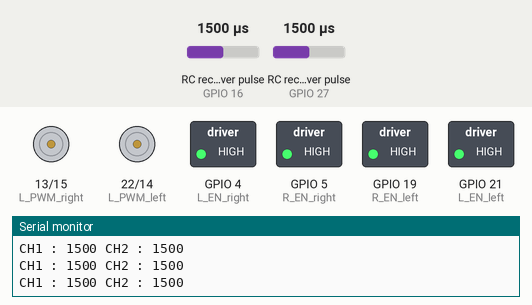
Bench run of a program on a simulated ESP32. On the bench: motor-driver pin pairs drawn as motors (green arrow = first pin HIGH = forward, orange = second pin HIGH = backward, longer = more drive), switched loads named in the program (green lamp = pin HIGH), the last lines printed to the serial monitor. Wiring (inferred from the names in the program): 2 × RC receiver channel: data GPIO 16 / data GPIO 27. Inputs (shaded band) come from the test bench; at power-on: RC receiver pulse (sensors on GPIO 16, GPIO 27) 1500 µs.

Above: at 1.2 s.
1.3 s: RC receiver pulse (sensor on GPIO 16) set to 1020 µs
At 2.1 s:
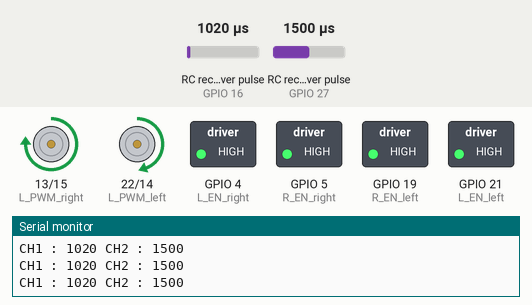
2.8 s: RC receiver pulse (sensor on GPIO 27) set to 1020 µs
At 3.8 s:
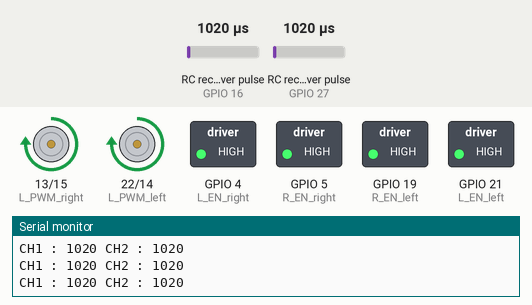
4.3 s: RC receiver pulse (sensor on GPIO 16) set to 1250 µs
At 5.3 s:
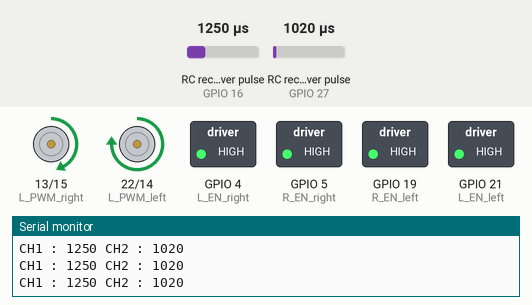
5.8 s: RC receiver pulse (sensor on GPIO 27) set to 1250 µs
At 6.7 s:
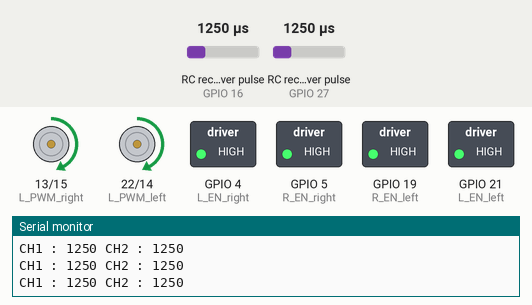
7.3 s: RC receiver pulse (sensor on GPIO 16) set to 1750 µs
At 8.5 s:
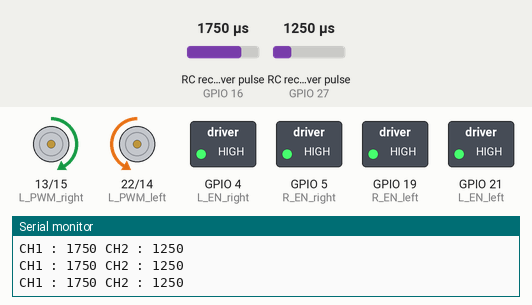
8.8 s: RC receiver pulse (sensor on GPIO 27) set to 1435 µs
10.3 s: RC receiver pulse (sensor on GPIO 27) set to 1468 µs
At 11.7 s:
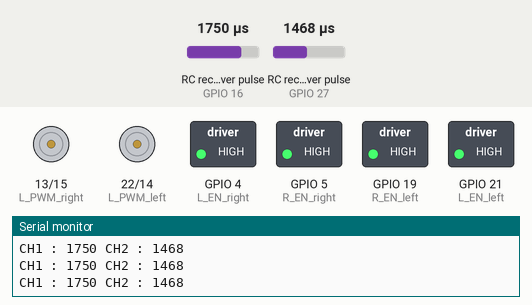
Timing chart, 0 to 12.8 s (numbered marks = the images above; inputs shaded):
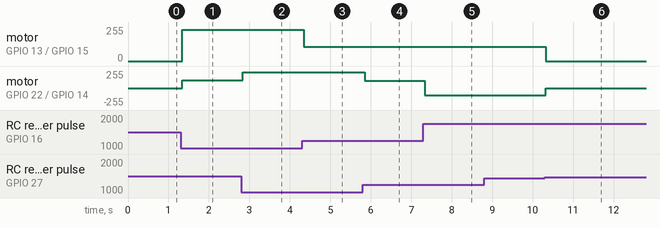

Measured:
- the behaviour switches between 1449 and 1450 µs on RC receiver pulse (sensor on GPIO 27) (found by bisection; images 5 and 6)
- after the input at 1.3 s, motor on GPIO 13 (L_PWM_right) / GPIO 15 (R_PWM_right): stopped → forward 233/255 after 0.05 s; motor on GPIO 22 (L_PWM_left) / GPIO 14 (R_PWM_left): stopped → forward 116/255 after 0.05 s
- after the input at 2.8 s, motor on GPIO 22 (L_PWM_left) / GPIO 14 (R_PWM_left): forward 116/255 → forward 233/255 at once
- after the input at 4.3 s, motor on GPIO 13 (L_PWM_right) / GPIO 15 (R_PWM_right): forward 233/255 → forward 108/255 at once
- after the input at 5.8 s, motor on GPIO 22 (L_PWM_left) / GPIO 14 (R_PWM_left): forward 233/255 → forward 108/255 after 0.05 s
- after the input at 7.3 s, motor on GPIO 13 (L_PWM_right) / GPIO 15 (R_PWM_right): forward 108/255 → forward 106/255 at once; motor on GPIO 22 (L_PWM_left) / GPIO 14 (R_PWM_left): forward 108/255 → backward 106/255 at once
- after the input at 10.3 s, motor on GPIO 13 (L_PWM_right) / GPIO 15 (R_PWM_right): forward 106/255 → stopped at once; motor on GPIO 22 (L_PWM_left) / GPIO 14 (R_PWM_left): backward 106/255 → stopped at once

The program:

main.cpp
```cpp
#include <Arduino.h>

int ch1_pin = 16; // channel 1
int ch2_pin = 27; // channel 2

// Left Motor Driver

int R_EN_left = 19;
int L_EN_left = 21;
int R_PWM_left = 14; // pwm pins
int L_PWM_left = 22; // pwm pins

// Right Motor Driver

int R_EN_right = 5;
int L_EN_right = 4;
int R_PWM_right = 15; // pwm pins
int L_PWM_right = 13; // pwm pins

// Ultrasonic Sensor Pins
int TRIG = 25;
int ECHO = 34;
// Setting threshold distance

double THRESHOLD = 20; // Setting threshold distance to 30 cm, In future using a potentiometer to change the distance
double ERROR = 10; // setting acceptable error

// FWD
int Ch1Ch2_start_Fwd = 1550;
int Ch1Ch2_End_Fwd = 2030;
// BACK
int Ch1Ch2_start_Bac = 1450;
int Ch1Ch2_End_Bac = 980;

void forward(int ch1_forward_speed, int ch2_forward_speed) {
  // spin both left and right motors clockwise

  analogWrite(R_PWM_right, ch2_forward_speed);
  analogWrite(R_PWM_left, ch1_forward_speed);

  analogWrite(L_PWM_right, 0);
  analogWrite(L_PWM_left, 0);
}

void backward(int ch1_backward_speed, int ch2_backward_speed) {
  // spin both motors anti clock
  analogWrite(L_PWM_left, ch2_backward_speed);
  analogWrite(L_PWM_right, ch1_backward_speed);

  analogWrite(R_PWM_right, 0);
  analogWrite(R_PWM_left, 0);
}

void left(int ch1_backward_speed) {
  // spin left motor anti clock and right motor clock;
  analogWrite(R_PWM_right, ch1_backward_speed);
  analogWrite(L_PWM_left, ch1_backward_speed);

  analogWrite(R_PWM_left, 0);
  analogWrite(L_PWM_right, 0);
}

void right(int ch1_forward_speed) {
  // spin right motor anti clock and left motor clock
  analogWrite(L_PWM_right, ch1_forward_speed);
  analogWrite(R_PWM_left, ch1_forward_speed);

  analogWrite(L_PWM_left, 0);
  analogWrite(R_PWM_right, 0);
}

void forward_right(int ch1_forward_speed) {
  // Spin both motors clockwise with left motor being faster than right
  analogWrite(R_PWM_left, ch1_forward_speed);
  analogWrite(R_PWM_right, ch1_forward_speed / 2);

  analogWrite(L_PWM_right, 0);
  analogWrite(L_PWM_left, 0);
}

void forward_left(int ch1_forward_speed) {
  // Spin both motors clockwise with left motor being slower than right
  analogWrite(R_PWM_right, ch1_forward_speed);
  analogWrite(R_PWM_left, ch1_forward_speed / 2);

  analogWrite(L_PWM_right, 0);
  analogWrite(L_PWM_left, 0);
}

void backward_right(int ch1_backward_speed) {
  // Spin both motors anticlockwise with left motor being faster than right
  analogWrite(L_PWM_left, ch1_backward_speed);
  analogWrite(L_PWM_right, ch1_backward_speed / 2);

  analogWrite(R_PWM_right, 0);
  analogWrite(R_PWM_left, 0);
}

void backward_left(int ch1_backward_speed) {
  // Spin both motors anticlockwise with left motor being slower than right
  analogWrite(L_PWM_right, ch1_backward_speed);
  analogWrite(L_PWM_left, ch1_backward_speed / 2);

  analogWrite(R_PWM_right, 0);
  analogWrite(R_PWM_left, 0);
}

void car_stop() {
  // stop any motion
  analogWrite(R_PWM_left, 0);
  analogWrite(R_PWM_right, 0);
  analogWrite(L_PWM_left, 0);
  analogWrite(L_PWM_right, 0);
}

double ultrasonicRead(int TRIG,int ECHO) {
  // make the trigger pin high for 10 micro seconds
  digitalWrite(TRIG, HIGH);
  delayMicroseconds(10);
  digitalWrite(TRIG, LOW);

  // make the echo pin high and calculate the pulse duration
  int DUR = pulseIn(ECHO, HIGH);
  double DIST = (0.0343 * DUR) / 2; // calculate the distance
  return DIST;
}

void setup() {
  Serial.begin(9600); // to monitor the outputs

  // Set Trig pin to output and Echo pin to input

  pinMode(TRIG, OUTPUT);
  pinMode(ECHO, INPUT);


  // To make sure that trig is low before operation

  digitalWrite(TRIG, LOW);

  pinMode(R_EN_left, OUTPUT);
  pinMode(R_EN_right, OUTPUT);
  pinMode(L_EN_right, OUTPUT);
  pinMode(L_EN_left, OUTPUT);

  // enable all the enable pins
  digitalWrite(R_EN_left, HIGH);
  digitalWrite(R_EN_right, HIGH);
  digitalWrite(L_EN_right, HIGH);
  digitalWrite(L_EN_left, HIGH);

  // set the pwm pins to output;
  pinMode(R_PWM_right, OUTPUT);
  pinMode(L_PWM_right, OUTPUT);

  pinMode(R_PWM_left, OUTPUT);
  pinMode(L_PWM_left, OUTPUT);
}

void loop() {
  // Getting values from receiver
  int ch1 = pulseIn(ch1_pin, HIGH);
  int ch2 = pulseIn(ch2_pin, HIGH);

  Serial.println("CH1 : " + String(ch1) + " CH2 : " + String(ch2));

  // setting the corresponding analog values
  int ch1_forward_speed = map(ch1, Ch1Ch2_start_Fwd, Ch1Ch2_End_Fwd, 0,255); // map the speed to analog values for the motor
  int ch2_forward_speed = map(ch2, Ch1Ch2_start_Fwd, Ch1Ch2_End_Fwd, 0,255); // map the speed to analog values for the motor

  int ch1_backward_speed = map(ch1, Ch1Ch2_start_Bac, Ch1Ch2_End_Bac, 0,255); // map the speed to analog values for the motor
  int ch2_backward_speed = map(ch2, Ch1Ch2_start_Bac, Ch1Ch2_End_Bac, 0,255); // map the speed to analog values for the motor

  if (ch1 == 0 || ch2 == 0) {
    // one or both channels disconnected so stop the car
    car_stop();
  }

  // Going Forward
  else if ((ch1 > Ch1Ch2_start_Fwd && ch2 > Ch1Ch2_start_Fwd)) {
    forward(ch1_forward_speed,ch2_forward_speed);
  }
  // Going Right

  else if (ch1 > Ch1Ch2_start_Fwd && ch2 < Ch1Ch2_start_Bac) {
    right(ch1_forward_speed);
  }
  // Going Left

  else if (ch1 < Ch1Ch2_start_Bac && ch2 > Ch1Ch2_start_Fwd) {
    left(ch1_backward_speed);
  }

  // Going Back
  else if ((ch1 < Ch1Ch2_start_Bac && ch1 > Ch1Ch2_End_Bac) && ch2 < Ch1Ch2_start_Bac) {
    backward(ch1_backward_speed,ch2_backward_speed);
  }

  // Forward Right
  else if (ch1 > Ch1Ch2_start_Fwd && (ch2 < 1.003 * 1500 && ch2 > 0.997 * 1500)) {
    forward_right(ch1_forward_speed);
  }

  // Forward Left
  else if (ch2 > Ch1Ch2_start_Fwd && (ch1 < 1.003 * 1500 && ch2 > 0.997 * 1500)) {
    forward_left(ch1_forward_speed);
  }

  // Backward Right
  else if (ch2 < Ch1Ch2_start_Bac && (ch1 < 1.003 * 1500 && ch1 > 0.997 * 1500)) {
    backward_right(ch1_backward_speed);
  }

  // Backward Left
  else if ((ch1 < Ch1Ch2_start_Bac && ch1 > Ch1Ch2_End_Bac) && (ch2 < 1.003 * 1500 && ch2 > 0.997 * 1500)) {
    backward_left(ch1_backward_speed);
  }

  // Stick in middle
  else if ((ch1 < 1.003 * 900 && ch1 > 0.997 * 900) && (ch1 < 1.003 * 1500 && ch1 > 0.997 * 1500)) {
    car_stop();
  }

  // Entered Failsafe mode - Activate the Sensor
  else if (ch1 < 1.003 * 900 && ch1 > 0.997 * 900) {
    // first stop the car to measure distance
    car_stop();

    double DIST = ultrasonicRead(TRIG,ECHO); // Call the ultrasonicRead function to get the distance from the left sensor

    Serial.println("Distance : " + String(DIST));

    if(DIST == 0.00) car_stop();
    else if(DIST > THRESHOLD - ERROR && DIST < THRESHOLD + ERROR) car_stop();
    else if(DIST > THRESHOLD + ERROR) backward(25,25);
    else if(DIST < THRESHOLD - ERROR) forward(25,25);
    else car_stop();

  }

  // Failcase
  else {
    // stop the car
    car_stop();
    // Unexpected thing happen
  }
}
```
